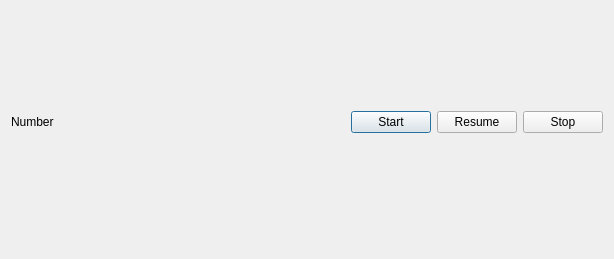
<?xml version="1.0" encoding="UTF-8"?>
<ui version="4.0">
 <class>Dialog</class>
 <widget class="QDialog" name="Dialog">
  <property name="geometry">
   <rect>
    <x>0</x>
    <y>0</y>
    <width>614</width>
    <height>259</height>
   </rect>
  </property>
  <property name="sizePolicy">
   <sizepolicy hsizetype="Fixed" vsizetype="Fixed">
    <horstretch>0</horstretch>
    <verstretch>0</verstretch>
   </sizepolicy>
  </property>
  <property name="minimumSize">
   <size>
    <width>400</width>
    <height>200</height>
   </size>
  </property>
  <property name="windowTitle">
   <string>Dialog</string>
  </property>
  <layout class="QVBoxLayout" name="verticalLayout">
   <item>
    <spacer name="verticalSpacer_2">
     <property name="orientation">
      <enum>Qt::Vertical</enum>
     </property>
     <property name="sizeType">
      <enum>QSizePolicy::Fixed</enum>
     </property>
     <property name="sizeHint" stdset="0">
      <size>
       <width>20</width>
       <height>100</height>
      </size>
     </property>
    </spacer>
   </item>
   <item>
    <layout class="QHBoxLayout" name="horizontalLayout">
     <item>
      <widget class="QLabel" name="label">
       <property name="minimumSize">
        <size>
         <width>140</width>
         <height>0</height>
        </size>
       </property>
       <property name="text">
        <string>Number</string>
       </property>
      </widget>
     </item>
     <item>
      <spacer name="horizontalSpacer">
       <property name="orientation">
        <enum>Qt::Horizontal</enum>
       </property>
       <property name="sizeHint" stdset="0">
        <size>
         <width>40</width>
         <height>20</height>
        </size>
       </property>
      </spacer>
     </item>
     <item>
      <widget class="QPushButton" name="start">
       <property name="minimumSize">
        <size>
         <width>80</width>
         <height>10</height>
        </size>
       </property>
       <property name="text">
        <string>Start</string>
       </property>
      </widget>
     </item>
     <item>
      <widget class="QPushButton" name="pushButton">
       <property name="text">
        <string>Resume</string>
       </property>
      </widget>
     </item>
     <item>
      <widget class="QPushButton" name="stop">
       <property name="minimumSize">
        <size>
         <width>80</width>
         <height>0</height>
        </size>
       </property>
       <property name="text">
        <string>Stop</string>
       </property>
      </widget>
     </item>
    </layout>
   </item>
   <item>
    <spacer name="verticalSpacer">
     <property name="orientation">
      <enum>Qt::Vertical</enum>
     </property>
     <property name="sizeHint" stdset="0">
      <size>
       <width>20</width>
       <height>40</height>
      </size>
     </property>
    </spacer>
   </item>
  </layout>
 </widget>
 <resources/>
 <connections/>
</ui>
